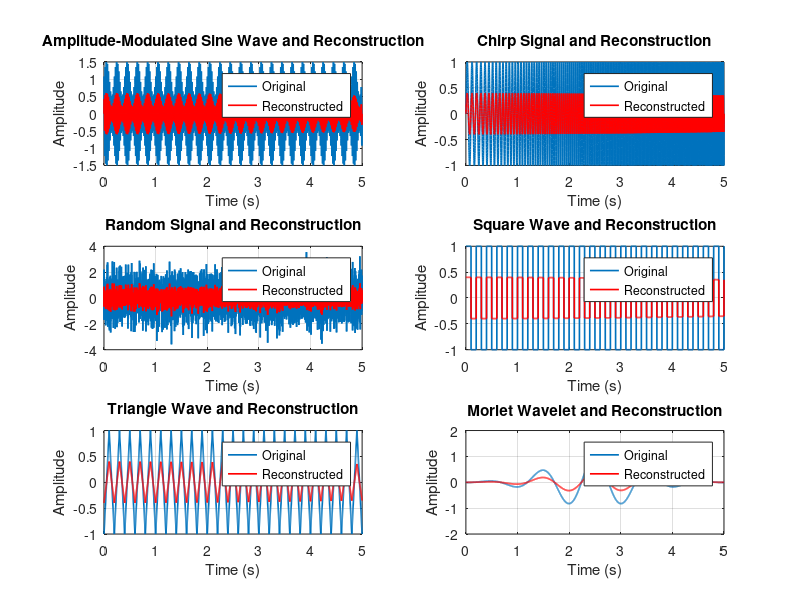

Write the MATLAB code that produced this figure. (Note: this script raises an error after producing the figure.)
% Parameters
duration = 5;           % Signal duration in seconds
fs = 1000;              % Sampling frequency in Hz

% Time vector
t = 0:1/fs:duration;

% Parameters for the Gaussian curve
mu = 0;        % Mean
sigma = 10;     % Standard deviation

% Custom Gaussian PDF
gaus = 10*exp(-(t - mu).^2 / (2 * sigma^2)) / (sigma * sqrt(2 * pi));

% Generate amplitude-modulated sine wave
carrier_frequency = 50;         % Carrier frequency in Hz
modulation_frequency = 5;      % Modulation frequency in Hz
amplitude_modulated_signal = sin(2*pi*carrier_frequency*t) .* (1 + 0.5*sin(2*pi*modulation_frequency*t));

% Generate chirp signal
f0 = 10;                % Initial frequency in Hz
f1 = 50;                % Final frequency in Hz
chirp_signal = sin(2*pi * (f0 + (f1 - f0) ./ (2*duration) .* t) .* t);

% Generate random signal
random_signal = randn(size(t));

% Generate square wave
square_wave = square(2*pi*5*t); % 5 Hz square wave

% Generate triangle wave
triangle_wave = sawtooth(2*pi*5*t, 0.5); % 5 Hz triangle wave

% Generate Morlet wavelet
morlet_wavelet = morlet(-3, 3, 5001); % Morlet wavelet with frequency 1

% Multiply the signal by Gaussian PDF and perform FFT and IFFT

amplitude_modulated_signal2 = amplitude_modulated_signal .* gaus;
fft_result1 = fft(amplitude_modulated_signal2);
ifft_result1 = ifft(fft_result1);

chirp_signal2 = chirp_signal .* gaus;
fft_result2 = fft(chirp_signal2);
ifft_result2 = ifft(fft_result2);

random_signal2 = random_signal .* gaus;
fft_result3 = fft(random_signal2);
ifft_result3 = ifft(fft_result3);

square_wave2 = square_wave .* gaus;
fft_result4 = fft(square_wave2);
ifft_result4 = ifft(fft_result4);

triangle_wave2 = triangle_wave .* gaus;
fft_result5 = fft(triangle_wave2);
ifft_result5 = ifft(fft_result5);

morlet_wavelet2 = morlet_wavelet .* gaus;
fft_result6 = fft(morlet_wavelet2);
ifft_result6 = ifft(fft_result6);

% Plot original and reconstructed signals on the same grid
figure;

% Subplot 1: Amplitude-Modulated Sine Wave
subplot(3, 2, 1);
plot(t, amplitude_modulated_signal, 'LineWidth', 1.2);
hold on;
plot(t, ifft_result1, 'r', 'LineWidth', 1.2);
hold off;
title('Amplitude-Modulated Sine Wave and Reconstruction');
xlabel('Time (s)');
ylabel('Amplitude');
legend('Original', 'Reconstructed');
grid on;

% Subplot 2: Chirp Signal
subplot(3, 2, 2);
plot(t, chirp_signal, 'LineWidth', 1.2);
hold on;
plot(t, ifft_result2, 'r', 'LineWidth', 1.2);
hold off;
title('Chirp Signal and Reconstruction');
xlabel('Time (s)');
ylabel('Amplitude');
legend('Original', 'Reconstructed');
grid on;

% Subplot 3: Random Signal
subplot(3, 2, 3);
plot(t, random_signal, 'LineWidth', 1.2);
hold on;
plot(t, ifft_result3, 'r', 'LineWidth', 1.2);
hold off;
title('Random Signal and Reconstruction');
xlabel('Time (s)');
ylabel('Amplitude');
legend('Original', 'Reconstructed');
grid on;

% Subplot 4: Square Wave
subplot(3, 2, 4);
plot(t, square_wave, 'LineWidth', 1.2);
hold on;
plot(t, ifft_result4, 'r', 'LineWidth', 1.2);
hold off;
title('Square Wave and Reconstruction');
xlabel('Time (s)');
ylabel('Amplitude');
legend('Original', 'Reconstructed');
grid on;

% Subplot 5: Triangle Wave
subplot(3, 2, 5);
plot(t, triangle_wave, 'LineWidth', 1.2);
hold on;
plot(t, ifft_result5, 'r', 'LineWidth', 1.2);
hold off;
title('Triangle Wave and Reconstruction');
xlabel('Time (s)');
ylabel('Amplitude');
legend('Original', 'Reconstructed');
grid on;

% Subplot 6: Morlet Wavelet
subplot(3, 2, 6);
plot(t, morlet_wavelet, 'LineWidth', 1.2);
hold on;
plot(t, ifft_result6, 'r', 'LineWidth', 1.2);
hold off;
title('Morlet Wavelet and Reconstruction');
xlabel('Time (s)');
ylabel('Amplitude');
legend('Original', 'Reconstructed');
grid on;

% Increase the height of the y-axis for Subplot 6
new_ylim6 = get(gca, 'YLim') * 2; % Adjust the multiplier as needed
ylim(new_ylim6);

% Adjust layout
sgtitle('Original Signals and Their Reconstructions');


